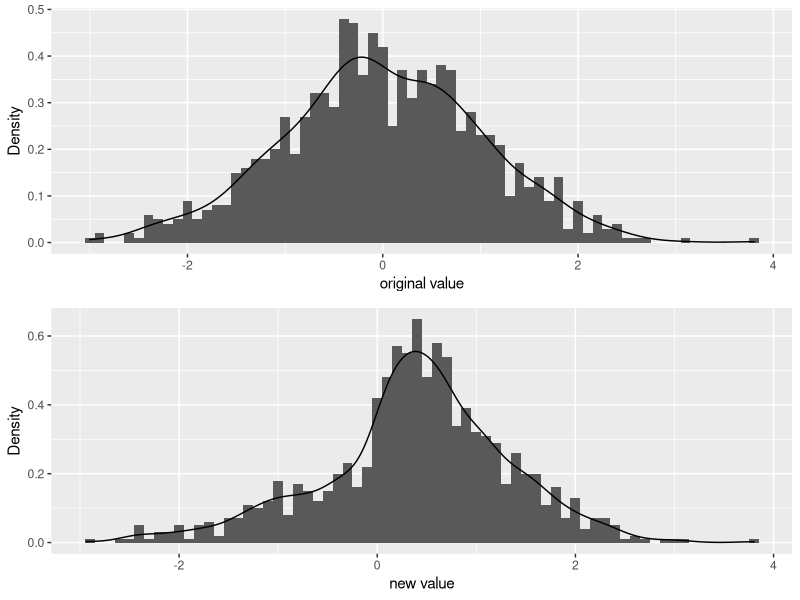

This chart was generated by the following R code:
## ---- chunk 1
#| include: false
#| warning: false
#| message: false

library(tidyverse)
library(ggplot2)
library(gridExtra)

## ---- chunk 2
#| label: tbl-table1
#| tbl-cap: Summarize of the original and new data
#| echo: false

set.seed(1)
x = rnorm(1000)

# 1

x[901:1000] = x[1:100]

# 2

nx = x[x<0]
nx[1:round(length(nx)/2)] = -nx[1:round(length(nx)/2)]

px = x[x>=0]
newx = c(px,nx)

df = tibble(x=x,newx= newx)
knitr::kable(summary(df))
## ---- chunk 3
#| label: fig-fig1
#| fig-cap:  Distribution of original and new data
#| echo: false
#| warning: false
#| message: false


p1<-df %>% ggplot(aes(x=x)) + 
  geom_histogram(aes(y = ..density..), binwidth = 0.1) +
  geom_density() +
  labs(y = "Density",
       x = "original value")  
  
p2<-df %>% ggplot(aes(x=newx)) + 
  geom_histogram(aes(y = ..density..), binwidth = 0.1) +
  geom_density() +
  labs(y = "Density",
       x = "new value")  


grid.arrange(p1,p2, nrow = 2)

## ---- chunk 4
#| echo: false
#| warning: false
#| message: false
#| include: false


t.test(df$newx,alternative = "greater")

t.test(df$x,alternative = "greater")
